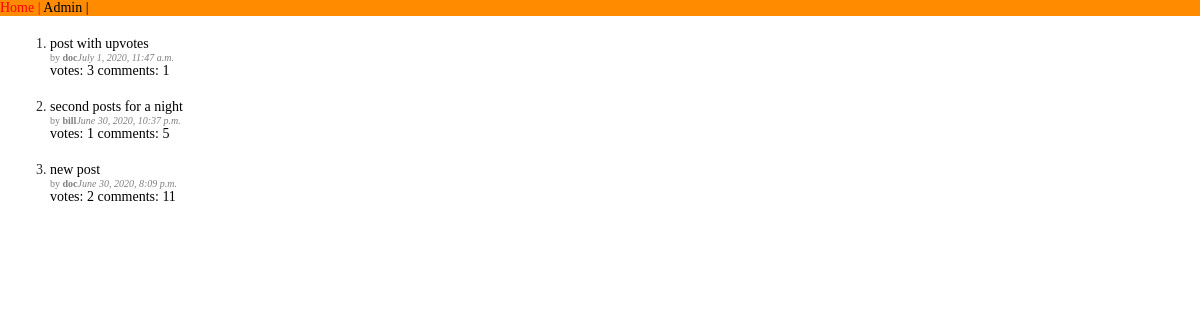
The app's page /, older data.
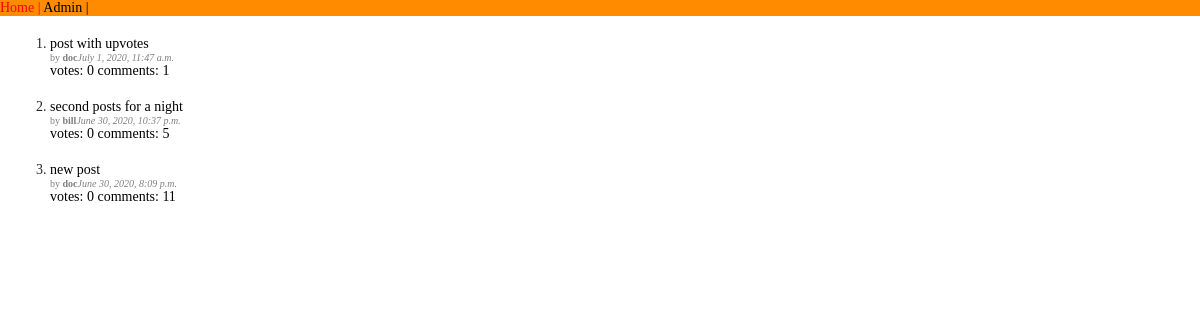
The same page, newer data.
### main/models.py (models this page shows, shortened)
class Post(models.Model):
    title = models.CharField(max_length=120)
    link = models.URLField()
    creation_date = models.DateTimeField(auto_now_add=True,
                                         db_index=True)
    author_name = models.CharField(max_length=60)
    amount_of_upvotes = models.IntegerField(default=0)
    class Meta:
        ordering = ('-creation_date',)

### main/views.py (the view)
# urls.py: path('', index, name='index'),
def index(request):
    posts = Post.objects.all()
    context = {'posts': posts, 'title': 'Main Page'}
    return render(request, 'index.html', context)

### main/templates/index.html (shortened to what this page needs)
{% extends "base.html" %}
{% block content %}
<div>
	<ol>
	{% for post in posts %}
	<li><div class="post">
 			<a href={{ post.link }} target="_blank">{{ post.title }}</a><br>
			<div class="date">by <b>{{ post.author_name }}</b><i>{{ post.creation_date}}</i></div>
			<a href="{% url 'upvote_post' post.pk %}">votes: {{ post.amount_of_upvotes }}</a>
			<a href="{% url 'comments' post_id=post.pk %}">comments: {{ post.comments.count}}</a><br>
		</div></li>
	{% endfor %}
	</ol>
</div>
{% endblock content %}

Row changes from the older to the newer data that the page shows:
changed Post "post with upvotes": amount_of_upvotes "3" → "0"
changed Post "second posts for a night": amount_of_upvotes "1" → "0"
changed Post "new post": amount_of_upvotes "2" → "0"
